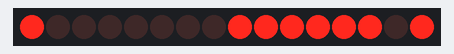
Simulated run of this sketch. Board: Arduino Uno, built with avr-gcc and run on an emulated ATmega328P. Parts: 16 shift-register outputs drawn as a row of LEDs (first output left, lit = HIGH). Wiring (inferred from the names in the program): 2 × shift register (74HC595): data pin 11; shift clock pin 13; latch pin 12. Wiring (inferred from the signals the program sends): row of LEDs: on Q0, Q1, Q2, Q3, Q4, Q5, Q6, Q7, Q8, Q9, Q10, Q11, Q12, Q13, Q14, Q15.

Above: at 0.5 s.
At 2.5 s:
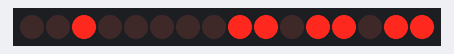
At 3.5 s:
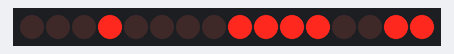
At 5.5 s:
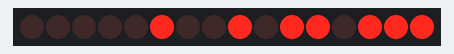
At 7.5 s:
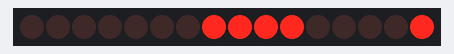
At 10.5 s:
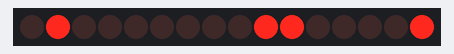
Timing chart, 0 to 11.7 s (numbered marks = the images above):
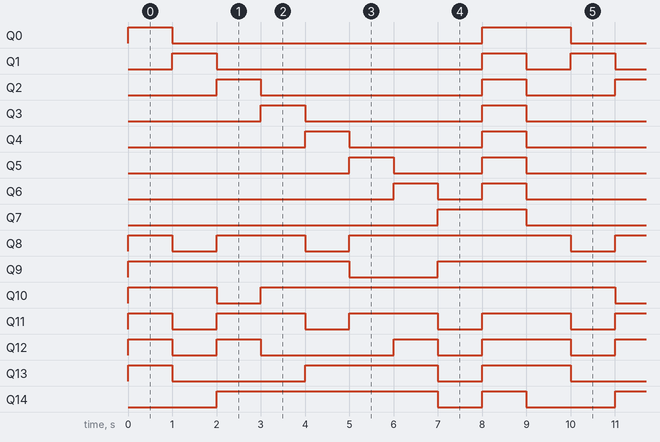

The sketch:

_74HC595.ino
```cpp
/*******************************************************************************
 * Project  : IC Shift Register 74HC595                                        *
 * Compiler : Arduino 1.5.2                                                    *
 * Board    : Arduino DUE                                                      *
 * Device   : 74HC595 LED                                                      *
 * Link     : http://myfunnyelectronics.blogspot.in/2014/04/blog-post.html     *
 * Author   : Bavensky :3                                                      *
 * E-Mail   : Aphirak_Sang-ngenchai@hotmail.com                                *
 * Date     : 18/04/2014 [dd/mm/yyyy]                                          *
 *******************************************************************************/
int latchPin = 12;  // Pin connected to ST_CP
int clockPin = 13;  // Pin connected to SH_CP
int dataPin = 11;   // Pin connected to DS

int A = 0;  int B = 0;

void setup() {
pinMode(latchPin, OUTPUT);  // Set pin output
pinMode(clockPin, OUTPUT);
pinMode(dataPin, OUTPUT);
}

void loop()
{
  // ฐาน 2  = 0B11111111
  // ฐาน 10 = 255
  // ฐาน 16 = 0xFF
  A = 1; B = 0B10111111;   Send(B,A);
  A = 2; B = 0B10000110;   Send(B,A);
  A = 4; B = 0B11011011;   Send(B,A);
  A = 8; B = 0B11001111;   Send(B,A);
  A = 16; B = 0B11100110;   Send(B,A);
  A = 32; B = 0B11101101;   Send(B,A);
  A = 64; B = 0B11111101;   Send(B,A);
  A = 128; B = 0B10000111;   Send(B,A);
  A = 255; B = 0B11111111;   Send(B,A);

  // A คือส่งข้อมูลเข้าไอซีตัวแรก
  // B คือส่งข้อมูลเข้าไอซีตัวที่สอง

}

/*******************************************************************************
* MSB = Most significant bit  / LSB = Less significant bit                     *
* เช่น MSB---> 11000101 <--- LSB                                                *
* 1 ตัวซ้ายสุดคือ MSB และ 1 ตัวขวาสุดคือ LSB                                         *
* ถ้ากำหนดว่าส่งข้อมูลแบบ serial โดยส่ง LSB ก่อน                                     *
* เราก็ต้องจะส่งข้อมูล 1-0-1-0-0-0-1-1 ตามลำดับ                                      *
*******************************************************************************/
void Send(int ic2,int ic1)
{
  digitalWrite(latchPin, LOW);
  shiftOut(dataPin, clockPin, MSBFIRST,ic2);
  shiftOut(dataPin, clockPin, MSBFIRST,ic1);
  digitalWrite(latchPin, HIGH);
  delay(1000);
}
```

Measured:
- by itself, Q0: repeats every 9.0 s: LOW 7.0 s, HIGH 2.0 s
- by itself, Q1: repeats every 9.0 s: LOW 6.0 s, HIGH 1.0 s, LOW 1.0 s, HIGH 1.0 s
- by itself, Q2: repeats every 9.0 s: LOW 5.0 s, HIGH 1.0 s, LOW 2.0 s, HIGH 1.0 s
- by itself, Q3: repeats every 9.0 s: LOW 4.0 s, HIGH 1.0 s, LOW 3.0 s, HIGH 1.0 s
- by itself, Q4: repeats every 9.0 s: LOW 3.0 s, HIGH 1.0 s, LOW 4.0 s, HIGH 1.0 s
- by itself, Q5: repeats every 9.0 s: LOW 2.0 s, HIGH 1.0 s, LOW 5.0 s, HIGH 1.0 s
- by itself, Q6: repeats every 9.0 s: LOW 1.0 s, HIGH 1.0 s, LOW 6.0 s, HIGH 1.0 s
- by itself, Q7: alternates HIGH for 2.0 s and LOW for 7.0 s
